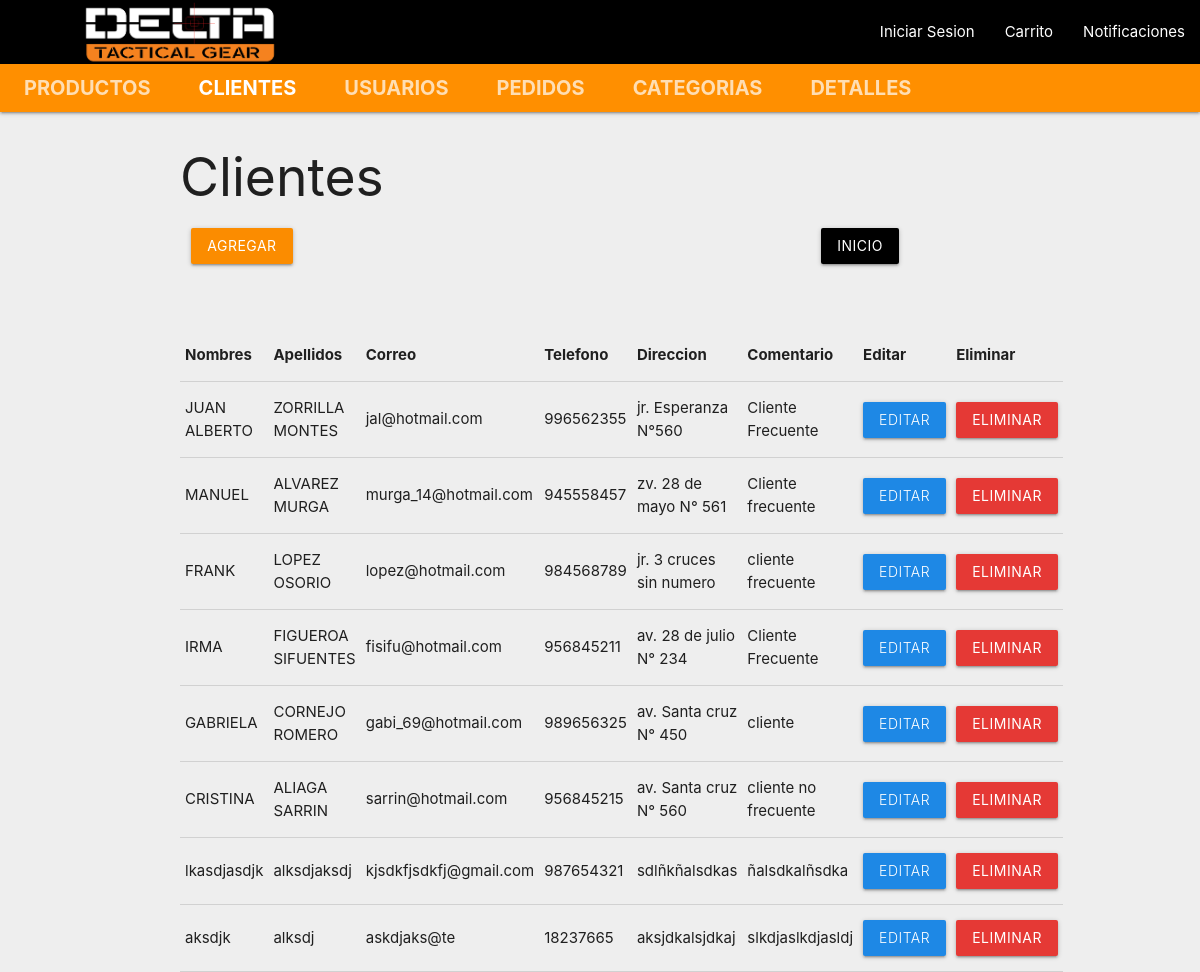
Page /views/clientes/clientes.php on the committed database.
### tables this page shows
CREATE TABLE `clientes` (
  `id` int(11) NOT NULL,
  `nombres` varchar(100) NOT NULL,
  `apellidos` varchar(100) NOT NULL,
  `correo` varchar(100) NOT NULL,
  `telefono` varchar(9) NOT NULL,
  `direccion` varchar(200) NOT NULL,
  `comentario` text NOT NULL
);

### model/cliente_model.php (called while the page is built, shortened)
<?php
class Cliente_model{
    private $nombres;
    private $apellidos;
    private $correo;
    private $telefono;
    private $direccion;
    private $comentario;
    function __construct($nombres, $apellidos, $correo, $telefono, $direccion, $comentario){
        $this->nombres=$nombres;
        $this->apellidos=$apellidos;
        $this->correo=$correo;
        $this->telefono=$telefono;
        $this->direccion=$direccion;
        $this->comentario=$comentario;
    }
    public function getNombres(){
        return $this->nombres;
    }
    public function getApellidos(){
        return $this->apellidos;
    }
    public function getCorreo(){
        return $this->correo;
    }
    public function getTelefono(){
        return $this->telefono;
    }
    public function getDireccion(){
        return $this->direccion;
    }
    public function getComentario(){
        return $this->comentario;
    }
      public static function getAll(){
        $conn=getConnection();
        $lista = array();
        $sql= "SELECT * FROM clientes";
        $resultado=$conn->query($sql);
        while($fila=mysqli_fetch_array($resultado)){
            $o = new Cliente_model(
                                    $fila['nombres'],
                                    $fila['apellidos'],
                                    $fila['correo'],
                                    $fila['telefono'],
                                    $fila['direccion'],
                                    $fila['comentario']);
        $o->id=$fila['id'];
         array_push($lista,$o);
        }
        return $lista;
    }
}
?>

### views/clientes/clientes.php (the view, shortened to what this page needs)
<?php
include_once __DIR__ . '../../../model/cliente_model.php';
$view = 'lista';
?>
<!DOCTYPE html>
<html lang="es">
<head>
  <link rel="stylesheet" href="../../assets/css/materialize.min.css">
</head>
<body class="grey lighten-3">
  <nav class="nav-extended">
    <div class="nav-wrapper black">
      <a href="/dtg_mvc/index.php" class="brand-logo"><img class="responsive-img" src="../../assets/img/delta.png" width="250" style="margin-left:55px;"></a>
      <ul id="nav-mobile" class="right hide-on-med-and-down">
        <li><a href="sass.html">Iniciar Sesion</a></li>
        <li><a href="badges.html">Carrito</a></li>
        <li><a href="collapsible.html">Notificaciones</a></li>
      </ul>
    </div>
    <div class="nav-content amber darken-3">
      <ul class="tabs tabs-transparent">
        <li class="tab"><a style="font-size:20px" href="../../views/productos/producto.php"><b>Productos</b></a></li>
        <li class="tab"><a style="font-size:20px" class="active" href="../../views/clientes/clientes.php"><b>Clientes</b></a></li>
        <li class="tab"><a style="font-size:20px" href="../../views/usuarios/usuarios.php"><b>Usuarios</b></a></li>
        <li class="tab"><a style="font-size:20px" href="../../views/pedidos/pedidos.php"><b>Pedidos</b></a></li>
        <li class="tab"><a style="font-size:20px" href="../../views/categoria/categoria.php"><b>Categorias</b></a></li>
        <li class="tab"><a style="font-size:20px" href="../../views/detalle_pedido/detalle_pedido.php"><b>Detalles</b></a></li>
      </ul>
    </div>
  </nav>
  <div class="container">
    <h2>Clientes</h2>
    <div class="row">
      <div class="col s12 m6 50"><a href="/dtg_mvc/views/clientes/clientes_nuevo.php" class="waves-effect waves-light btn  orange darken-1">AGREGAR</a></div>
      <div class="col s3 offset-s3"><a href="/dtg_mvc/index.php" class="waves-effect waves-light btn  black darken-1">INICIO</a></div>
    </div>
    <br/>
    <br/>
    <div class="table-responsive">
      <table class="table">
        <thead>
          <tr class="table-primary">
            <th>Nombres</th>
            <th>Apellidos</th>
            <th>Correo</th>
            <th>Telefono</th>
            <th>Direccion</th>
            <th>Comentario</th>
            <?php if ($view == 'lista') { ?>
              <th>Editar</th>
              <th>Eliminar</th>
            <?php } elseif ($view == "search") { ?>
              <th>SELECCIONAR</th>
            <?php } ?>
          </tr>
        </thead>
        <tbody>
          <?php
          $lista = Cliente_model::getAll();
          for ($i = 0; count($lista) > $i; $i++) {
          ?>
            <div>
              <tr>
                <td class=""><?php echo $lista[$i]->getNombres() ?></td>
                <td class=""><?php echo $lista[$i]->getApellidos() ?></td>
                <td class=""><?php echo $lista[$i]->getCorreo() ?></td>
                <td class=""><?php echo $lista[$i]->getTelefono() ?></td>
                <td class=""><?php echo $lista[$i]->getDireccion() ?></td>
                <td class=""><?php echo $lista[$i]->getComentario() ?></td>
                <?php if ($view == 'lista') { ?>
                  <td><a class="waves-effect waves-light btn  light blue darken-1" href='/dtg_mvc/views/clientes/clientes_modifica.php?id=<?php echo $lista[$i]->id ?>'>Editar</a></td>
                  <td><a class="waves-effect waves-light btn  red darken-1" href='/dtg_mvc/views/clientes/cliente_elimina.php?id=<?php echo $lista[$i]->id ?>'>Eliminar</a></td>
                <?php } elseif ($view == "search") { ?>
                  <td><a class="waves-effect waves-light btn  red darken-1" href='/dtg_mvc/views/pedidos/pedido_nuevo.php?id_cliente=<?php echo $lista[$i]->id ?>'>Seleccionar</a></td>
                <?php } ?>
              </tr>
            </div>
          <?php  } ?>
        </tbody>
      </table>
    </div>
  </div>
</body>
</html>

### rows in the picture
clientes: nombres "JUAN ALBERTO", apellidos "ZORRILLA MONTES", correo "jal@hotmail.com", telefono "996562355", direccion "jr. Esperanza N°560", comentario "Cliente Frecuente"
clientes: nombres "MANUEL", apellidos "ALVAREZ MURGA", correo "murga_14@hotmail.com", telefono "945558457", direccion "zv. 28 de mayo N° 561", comentario "Cliente frecuente"
clientes: nombres "FRANK", apellidos "LOPEZ OSORIO", correo "lopez@hotmail.com", telefono "984568789", direccion "jr. 3 cruces sin numero", comentario "cliente frecuente"
clientes: nombres "IRMA", apellidos "FIGUEROA SIFUENTES", correo "fisifu@hotmail.com", telefono "956845211", direccion "av. 28 de julio N° 234", comentario "Cliente Frecuente"
clientes: nombres "GABRIELA", apellidos "CORNEJO ROMERO", correo "gabi_69@hotmail.com", telefono "989656325", direccion "av. Santa cruz N° 450", comentario "cliente"
clientes: nombres "CRISTINA", apellidos "ALIAGA SARRIN", correo "sarrin@hotmail.com", telefono "956845215", direccion "av. Santa cruz N° 560", comentario "cliente no frecuente"
clientes: nombres "lkasdjasdjk", apellidos "alksdjaksdj", correo "kjsdkfjsdkfj@gmail.com", telefono "987654321", direccion "sdlñkñalsdkas", comentario "ñalsdkalñsdka"
clientes: nombres "aksdjk", apellidos "alksdj", correo "askdjaks@te", telefono "18237665", direccion "aksjdkalsjdkaj", comentario "slkdjaslkdjasldj"
